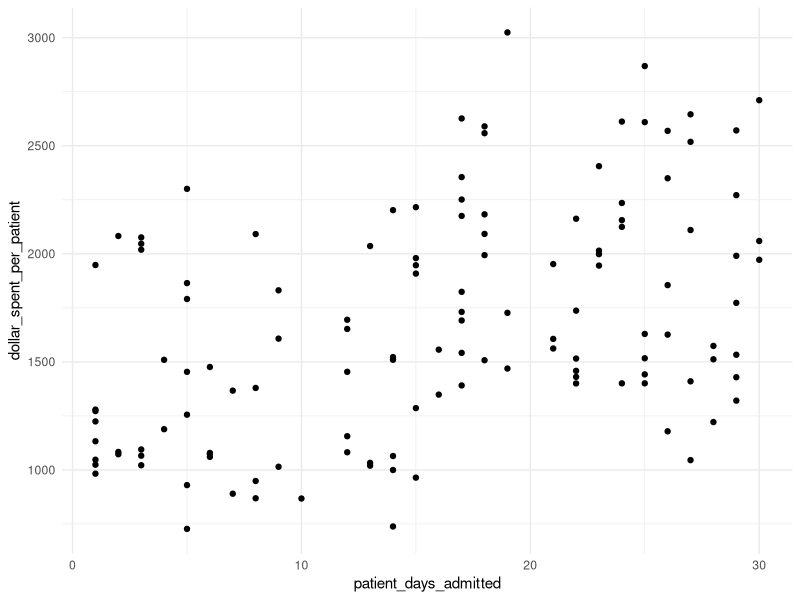
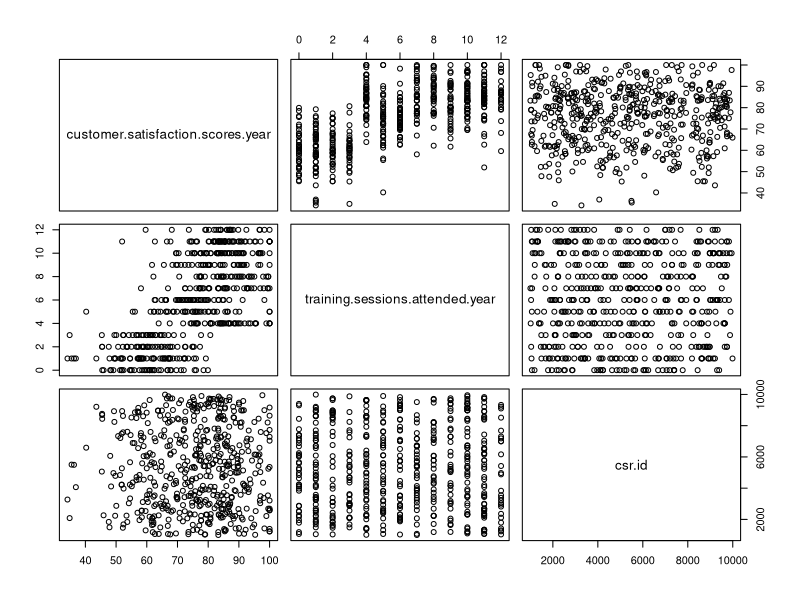

Write R code to recreate these figures, in order.
library(dplyr)

library(ggplot2)

visualizationData = data.frame(dollar_spent_per_patient = abs(rlogis(127, location = 1000, scale = 100)),
                               patient_days_admitted = sample(1:30, 127, replace = TRUE),
                               department = sample(c("cardiac", "cancer", "general"), 127, 
                                                   prob = c(.2, .2, .6), replace = TRUE)) %>% 
  mutate(dollar_spent_per_patient = ifelse(department != "general", 
                                           dollar_spent_per_patient + 500, 
                                           dollar_spent_per_patient), 
         dollar_spent_per_patient = ifelse(department == "cancer", 
                                           dollar_spent_per_patient + 500, 
                                           dollar_spent_per_patient), 
         dollar_spent_per_patient = ifelse(patient_days_admitted > 15, 
                                           dollar_spent_per_patient + 500, 
                                           dollar_spent_per_patient))

ggplot(visualizationData, aes(patient_days_admitted, dollar_spent_per_patient)) +
  geom_point() +
  theme_minimal()

glmData = data.frame(customer.satisfaction.scores.year = abs(rlogis(529, location = 70, scale = 5)), 
                     training.sessions.attended.year = sample(0:12, 529, replace = TRUE), 
                     csr.id = sample(1000:9999, 529, replace = TRUE)) %>% 
  mutate(customer.satisfaction.scores.year = ifelse(training.sessions.attended.year < 4, 
                                                    customer.satisfaction.scores.year - 10, 
                                                    ifelse(training.sessions.attended.year < 7 & 
                                                             training.sessions.attended.year > 4, 
                                                           customer.satisfaction.scores.year + 5, 
                                                           customer.satisfaction.scores.year + 15)), 
         customer.satisfaction.scores.year = ifelse(customer.satisfaction.scores.year > 100, 
                                                    100, 
                                                    customer.satisfaction.scores.year))

plot(glmData)

summary(lm(customer.satisfaction.scores.year ~ training.sessions.attended.year, 
           data = glmData))

abData = data.frame(PageConfiguration = sample(c("A", "B"), 1059, replace = TRUE), 
                    MinutesOnPage = rnorm(1059, mean = 3, sd = .5)) %>% 
  mutate(MinutesOnPage = ifelse(PageConfiguration == "A", 
                                MinutesOnPage + 3, MinutesOnPage))

abData %>% 
  group_by(PageConfiguration) %>% 
  summarize(mean = mean(MinutesOnPage))

performanceData = data.frame(daily_net_profit_thousand = rnorm(1095, mean = 5, sd = 1.5), 
                             facility_location = rep(c("403 Barr", "710 Oakland", 
                                                      "10 Maple"), 
                                                    each = 365)) %>% 
  mutate(daily_net_profit_thousand = ifelse(facility_location == "403 Barr", 
                                            daily_net_profit_thousand + 3.5, 
                                            daily_net_profit_thousand))

performanceData %>% 
  group_by(facility_location) %>% 
  summarize(mean(daily_net_profit_thousand))

outcomeData = data.frame(storeID = 1:475, 
                         outcomeClosedOpen = sample(0:1, 475, replace = TRUE), 
                         employeeCount = rnorm(475, mean = 10, sd = 2.75), 
                         dailyNetProfitThousands = rlogis(475, location = 4, scale = .25), 
                         quartersWithHealthViolations = sample(0:3, 475, replace = TRUE, 
                                                   prob = c(.6, .2, .15, .05)), 
                         peoplePerSqMile = abs(rlogis(475, location = 200, scale = 15))
) %>% 
  mutate(employeeCount = ifelse(outcomeClosedOpen == 1, 
                                employeeCount + 5, employeeCount), 
         dailyNetProfitThousands = ifelse(outcomeClosedOpen == 1, 
                                          dailyNetProfitThousands + 5, 
                                          dailyNetProfitThousands), 
         quartersWithHealthViolations = ifelse(outcomeClosedOpen == 1, 
                                               sample(0:1), 
                                          quartersWithHealthViolations), 
         peoplePerSqMile = ifelse(outcomeClosedOpen == 1, 
                                  peoplePerSqMile + abs(rlogis(1, location = 100, scale = 15)), 
                                  peoplePerSqMile))

outcomeData %>% 
  group_by(outcomeClosedOpen) %>% 
  select(-storeID) %>% 
  summarize_all(mean)
